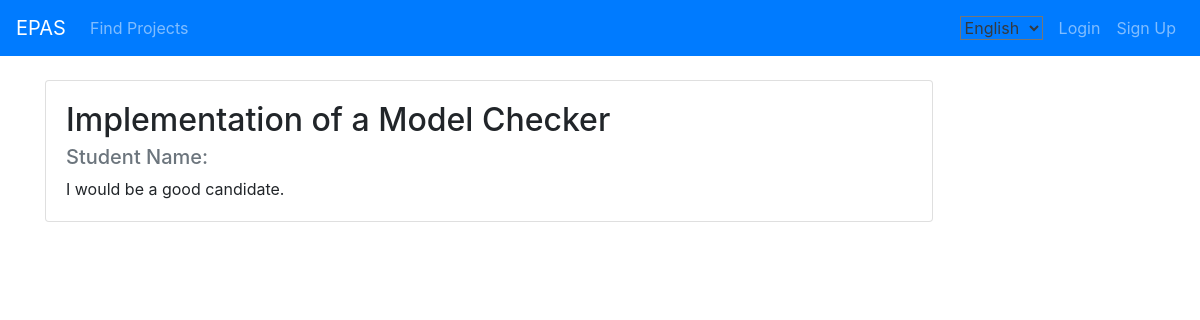
Page /application/10/ on the committed database.
### projectListing/models.py (models this page shows, shortened)
class Application(models.Model):
    Application_STATUS = (
    ('p', 'Make Decision Later'),
    ('a', 'Approve'),
    ('r', 'Reject'),
    )
    Offer_STATUS = (
    ('p', 'Make Decision Later'),
    ('a', 'Accept'),
    ('r', 'Reject'),
    )
    student = models.ForeignKey(User, on_delete=models.CASCADE)
    project = models.ForeignKey(Post, on_delete=models.CASCADE)
    projectID = models.IntegerField(default=-1)
    appDetails = models.TextField(verbose_name='Tell us why you\'d like this project')
    applicationStatus = models.CharField(
                max_length=50,
                choices=Application_STATUS,
                blank=True,
                default='p',
            )
    offerStatus = models.CharField(
                max_length=50,
                choices=Offer_STATUS,
                blank=True,
                default='p',
            )
    isApproved = models.BooleanField(default=False, verbose_name='Approve?')
    class Meta:
     unique_together = ('student', 'project',)

class Post(models.Model):
    courses = (
    ('CSI4900', 'CSI4900'),
    )
    title = models.CharField(max_length=100, verbose_name='Project name:')
    description = models.TextField(verbose_name='Project description:')
    date_posted = models.DateField(default=timezone.now)
    professor = models.ForeignKey(User, on_delete=models.CASCADE)
    student = models.ForeignKey(User, null=True, on_delete=models.CASCADE, related_name='student')
    desiredNumStudents = models.IntegerField(verbose_name='Ideal number of students')
    maxNumStudents = models.IntegerField(verbose_name='Max number of students:')
    minTermLength = models.IntegerField(verbose_name='Min number of months:')
    maxTermLength = models.IntegerField(verbose_name='Max number of months:')
    relatedProgram = models.CharField(max_length=100, blank=True, default="null", verbose_name='Program:')
    course = models.CharField(
                max_length=100,
                choices=courses,
                blank=True,
                default="null",
                verbose_name='Course:')
    active = models.BooleanField(default=True, verbose_name='Active')
    isApproved = models.BooleanField(default=False, verbose_name='Approve?')
    completed = models.BooleanField(default=False, verbose_name='Mark as complete?')

### projectListing/views.py (the view)
# urls.py: path('application/<int:pk>/', ApplicationDetailView.as_view(), name='application-detail'),
class ApplicationDetailView(DetailView):
    model = Application

### projectListing/templates/projectListing/application_detail.html (shortened to what this page needs)
{% extends "projectListing/base.html" %}
{% load i18n %}
{% block content %}
<br>
            <div class="card" style="min-width: 80%; max-width: 80%; margin-bottom: 2rem;">
                <div class="card-body">
                    <h2 class="card-title">{{ object.project.title }}</h2>
                    <h5 class="card-subtitle mb-2 text-muted">{% trans "Student Name:" %} {{ object.student.first_name }}{{ object.student.last_name }}</h3>
                    <p class="card-text">{{ object.appDetails }}</p>
                </div>
            </div>
{% endblock content %}

### rows in the picture
Application: project "Implementation of a Model Checker", appDetails "I would be a good candidate."

### other values in the picture
form field language "English"
